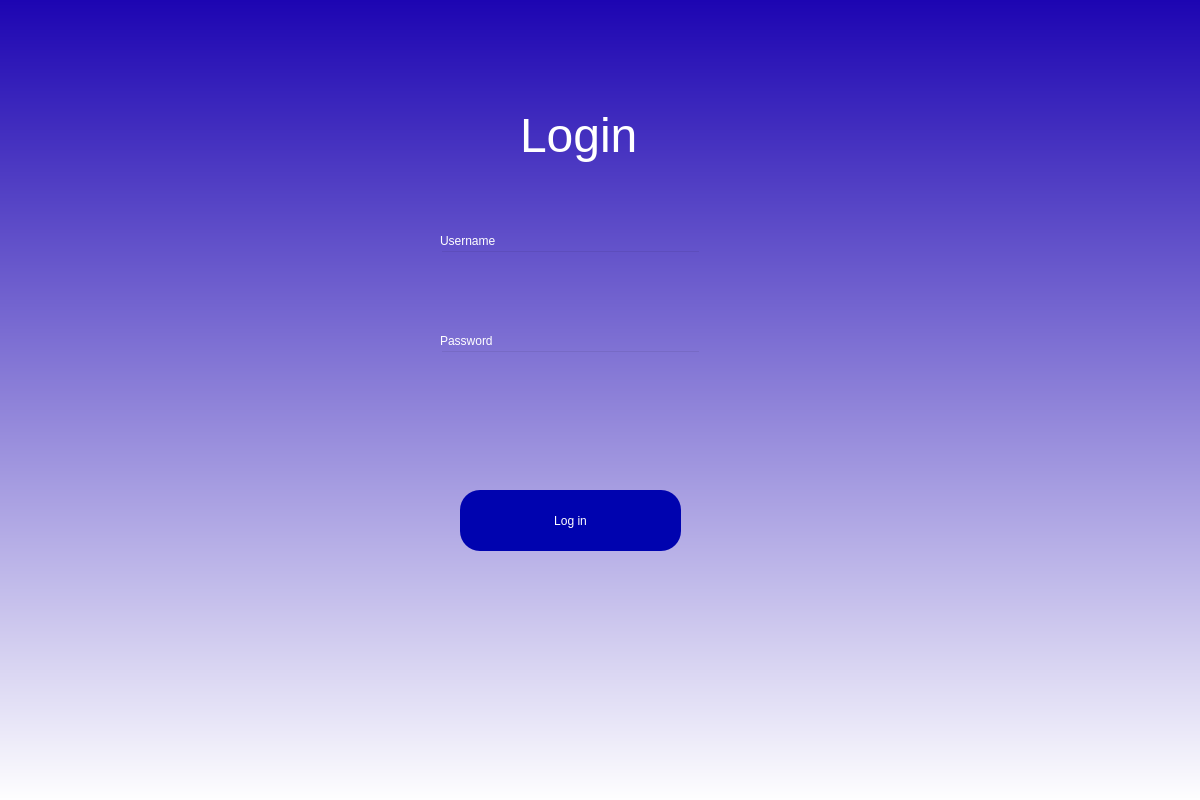
<?xml version="1.0" encoding="UTF-8"?>
<ui version="4.0">
 <class>Dialog</class>
 <widget class="QDialog" name="Dialog">
  <property name="geometry">
   <rect>
    <x>0</x>
    <y>0</y>
    <width>1200</width>
    <height>800</height>
   </rect>
  </property>
  <property name="windowTitle">
   <string>Dialog</string>
  </property>
  <widget class="QWidget" name="bgwidget" native="true">
   <property name="geometry">
    <rect>
     <x>0</x>
     <y>0</y>
     <width>1201</width>
     <height>801</height>
    </rect>
   </property>
   <property name="styleSheet">
    <string notr="true">QWidget#bgwidget{background-color: qlineargradient(spread:reflect, x1:0.5, y1:0, x2:0.5, y2:1, stop:0 rgba(29, 5, 178, 255), stop:1 rgba(255, 255, 255, 255));}</string>
   </property>
   <widget class="QLabel" name="label">
    <property name="geometry">
     <rect>
      <x>520</x>
      <y>100</y>
      <width>121</width>
      <height>71</height>
     </rect>
    </property>
    <property name="font">
     <font>
      <pointsize>36</pointsize>
     </font>
    </property>
    <property name="styleSheet">
     <string notr="true">color: rgb(255, 255, 255);</string>
    </property>
    <property name="text">
     <string>Login</string>
    </property>
   </widget>
   <widget class="QPushButton" name="login">
    <property name="geometry">
     <rect>
      <x>460</x>
      <y>490</y>
      <width>221</width>
      <height>61</height>
     </rect>
    </property>
    <property name="styleSheet">
     <string notr="true">border-radius:20px;
font: 14pt &quot;MS Shell Dlg 2&quot;;
color: rgb(255, 255, 255);
background-color: rgb(0, 3, 175);</string>
    </property>
    <property name="text">
     <string>Log in</string>
    </property>
   </widget>
   <widget class="QLineEdit" name="username_field">
    <property name="geometry">
     <rect>
      <x>440</x>
      <y>250</y>
      <width>261</width>
      <height>41</height>
     </rect>
    </property>
    <property name="styleSheet">
     <string notr="true">background-color: rgba(255, 255, 255, 0);</string>
    </property>
   </widget>
   <widget class="QLabel" name="label_2">
    <property name="geometry">
     <rect>
      <x>440</x>
      <y>230</y>
      <width>61</width>
      <height>21</height>
     </rect>
    </property>
    <property name="styleSheet">
     <string notr="true">font: 10pt &quot;MS Shell Dlg 2&quot;;
color: rgb(255, 255, 255);</string>
    </property>
    <property name="text">
     <string>Username</string>
    </property>
   </widget>
   <widget class="QLabel" name="label_3">
    <property name="geometry">
     <rect>
      <x>440</x>
      <y>330</y>
      <width>61</width>
      <height>21</height>
     </rect>
    </property>
    <property name="styleSheet">
     <string notr="true">font: 10pt &quot;MS Shell Dlg 2&quot;;
color: rgb(255, 255, 255);</string>
    </property>
    <property name="text">
     <string>Password</string>
    </property>
   </widget>
   <widget class="QLineEdit" name="password_field">
    <property name="geometry">
     <rect>
      <x>440</x>
      <y>350</y>
      <width>261</width>
      <height>41</height>
     </rect>
    </property>
    <property name="styleSheet">
     <string notr="true">background-color: rgba(255, 255, 255, 0);</string>
    </property>
   </widget>
   <widget class="QLabel" name="error">
    <property name="geometry">
     <rect>
      <x>440</x>
      <y>400</y>
      <width>261</width>
      <height>31</height>
     </rect>
    </property>
    <property name="font">
     <font>
      <pointsize>10</pointsize>
     </font>
    </property>
    <property name="styleSheet">
     <string notr="true">color: rgb(255, 0, 0);</string>
    </property>
    <property name="text">
     <string/>
    </property>
   </widget>
  </widget>
 </widget>
 <resources/>
 <connections/>
</ui>
